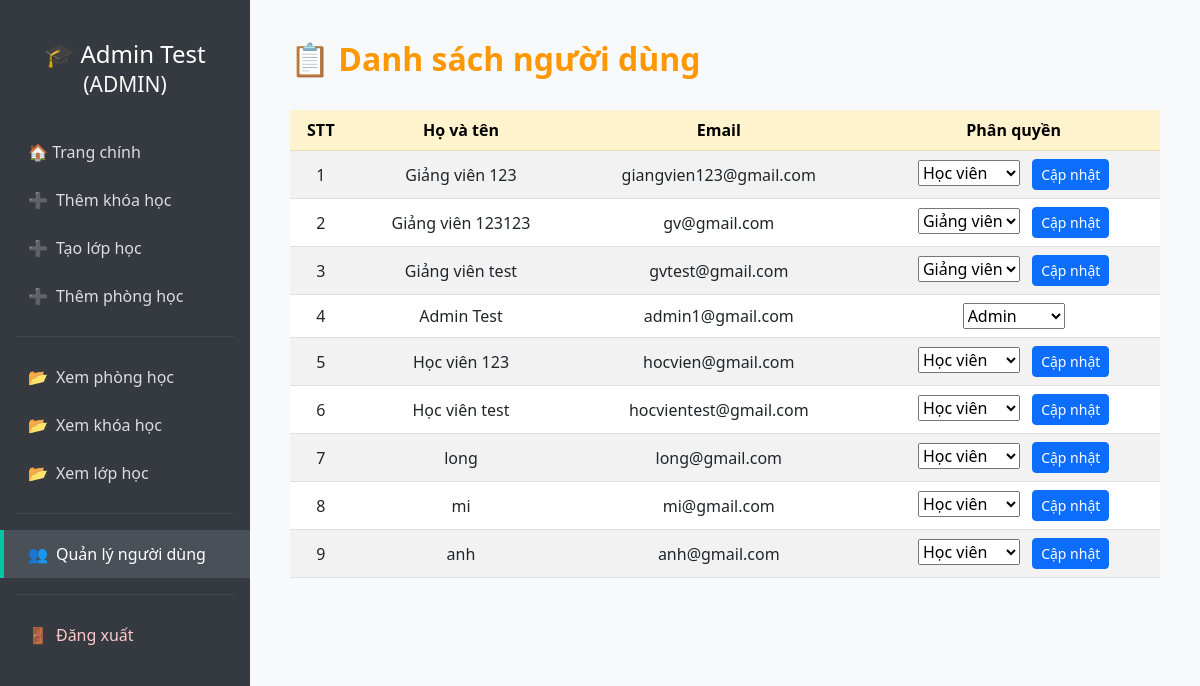
The app's page /view-users (signed in) with its own data.
### tables this page shows
CREATE TABLE users (
            id INTEGER PRIMARY KEY AUTOINCREMENT,
            full_name TEXT NOT NULL,
            email TEXT NOT NULL UNIQUE,
            password TEXT NOT NULL,
            role TEXT NOT NULL CHECK (role IN ('student', 'teacher', 'admin')),
            dob DATE,                
            phone TEXT,             
            gender TEXT CHECK (gender IN ('male', 'female', 'other')), 
            cccd TEXT              
        );

### app.py (the view)
@app.route('/view-users')
@login_required
def view_users():
    if current_user.role != 'admin':
        return "Không có quyền truy cập", 403
    conn = sqlite3.connect('database.db')
    cursor = conn.cursor()
    users = cursor.execute("SELECT id, full_name, email, role FROM users").fetchall()
    conn.close()
    return render_template('admin/view_users.html', user=current_user, users=users)

### app.py (called while the page is built)
@login_manager.user_loader
def load_user(user_id):
    conn = sqlite3.connect('database.db')
    cursor = conn.cursor()
    cursor.execute("SELECT id, full_name, email, role FROM users WHERE id = ?", (user_id,))
    row = cursor.fetchone()
    conn.close()
    if row:
        return User(*row)
    return None

### templates/admin/view_users.html (shortened to what this page needs)
<!DOCTYPE html>
<html lang="vi">
<head>
  <link href="https://cdn.jsdelivr.net/npm/bootstrap@5.3.0/dist/css/bootstrap.min.css" rel="stylesheet">
</head>
<body>
<div class="sidebar">
    {%if user.role == 'admin' %}
      <h4>🎓 {{ user.full_name }}<br><small class="text-light">(ADMIN)</small></h4>
    {% elif user.role == 'teacher' %}
      <h4>👨‍🏫 {{ user.full_name }}<br><small class="text-light">(GIẢNG VIÊN)</small></h4>
    {% else %}
      <h4>👩‍🎓 {{ user.full_name }}<br><small class="text-light">(Sinh viên)</small></h4>
    {% endif %}
  <a href="/dashboard">🏠 Trang chính</a>
  <a href="{{ url_for('add_course') }}"><span class="icon">➕</span>Thêm khóa học</a>
  <a href="{{ url_for('add_class') }}"><span class="icon">➕</span>Tạo lớp học</a>
  <a href="{{ url_for('add_room') }}"><span class="icon">➕</span>Thêm phòng học</a>
  <hr class="text-secondary mx-3">
  <a href="{{ url_for('view_rooms') }}"><span class="icon">📂</span>Xem phòng học</a>
  <a href="{{ url_for('view_courses') }}"><span class="icon">📂</span>Xem khóa học</a>
  <a href="{{ url_for('view_classes') }}" ><span class="icon">📂</span>Xem lớp học</a>
  <hr class="text-secondary mx-3">
  <a href="{{ url_for('view_users') }}" class="active"><span class="icon">👥</span>Quản lý người dùng</a>
  <hr class="text-secondary mx-3">
  <a href="{{ url_for('logout') }}" class="logout-link"><span class="icon">🚪</span>Đăng xuất</a>
</div>
<div class="main-content">
  <h2>📋 Danh sách người dùng</h2>
  <div class="table-responsive">
    <table class="table table-striped table-hover align-middle">
      <thead class="table-warning text-center">
        <tr>
          <th scope="col">STT</th>
          <th scope="col">Họ và tên</th>
          <th scope="col">Email</th>
          <th scope="col">Phân quyền</th>
        </tr>
      </thead>
      <tbody class="text-center">
        {% for c in users %}
        <tr>
          <td>{{ c[0] }}</td>
          <td>{{ c[1] }}</td>
          <td>{{ c[2] }}</td>
          <td>
            <form action="{{ url_for('update_role', id=c[0]) }}" method="POST">
                <select name="role" id="role" {% if c[3] =='admin'%} disable {% endif %}>
                    <option value="student" {% if c[3] == 'student' %}selected{% endif %}>Học viên</option>
                    <option value="teacher" {% if c[3] == 'teacher' %}selected{% endif %}>Giảng viên</option>
                    <option value="admin" {% if c[3] == 'admin' %}selected{% endif %} {% if c[3] == 'admin' %}disabled{% endif %}>Admin</option>
                </select>
                {% if c[3] != 'admin' %}
                <button type="submit" class="btn btn-primary btn-sm ms-2">Cập nhật</button>
                {% endif %}
            </form>
          </td>
        </tr>
        {% endfor %}
      </tbody>
    </table>
  </div>
</div>
</body>
</html>

### templates/admin/view_users.html (style rules this page uses)
body { margin: 0; font-family: 'Segoe UI', sans-serif; background: #f8f9fa; }
.sidebar { width: 250px; min-height: 100vh; background: #343a40; padding-top: 40px; position: fixed; left: 0; top: 0; }
.sidebar a { display: block; padding: 12px 24px; color: #ddd; text-decoration: none; border-left: 4px solid transparent; transition: all 0.2s ease-in-out; }
.sidebar h4 { color: #fff; text-align: center; margin-bottom: 30px; }
.sidebar a:hover, .sidebar a.active { background: #495057; border-left: 4px solid #00c6a2; color: #fff; }
.sidebar .icon { margin-right: 8px; }
.logout-link { color: #ffc9cc !important; }
.main-content { margin-left: 250px; padding: 40px; }
h2 { font-weight: bold; margin-bottom: 32px; color: #ff9800; }
.table th { font-weight: 600; }

### records on screen
users: full_name "Admin Test", id "4", email "admin1@gmail.com", role "Admin"
users: id "1", full_name "Giảng viên 123", email "giangvien123@gmail.com", role "Học viên", shows "Cập nhật"
users: id "2", full_name "Giảng viên 123123", email "gv@gmail.com", role "Giảng viên", shows "Cập nhật"
users: id "3", full_name "Giảng viên test", email "gvtest@gmail.com", role "Giảng viên", shows "Cập nhật"
users: id "5", full_name "Học viên 123", email "hocvien@gmail.com", role "Học viên", shows "Cập nhật"
users: id "6", full_name "Học viên test", email "hocvientest@gmail.com", role "Học viên", shows "Cập nhật"
users: id "7", full_name "long", email "long@gmail.com", role "Học viên", shows "Cập nhật"
users: id "8", full_name "mi", email "mi@gmail.com", role "Học viên", shows "Cập nhật"
users: id "9", full_name "anh", email "anh@gmail.com", role "Học viên", shows "Cập nhật"
